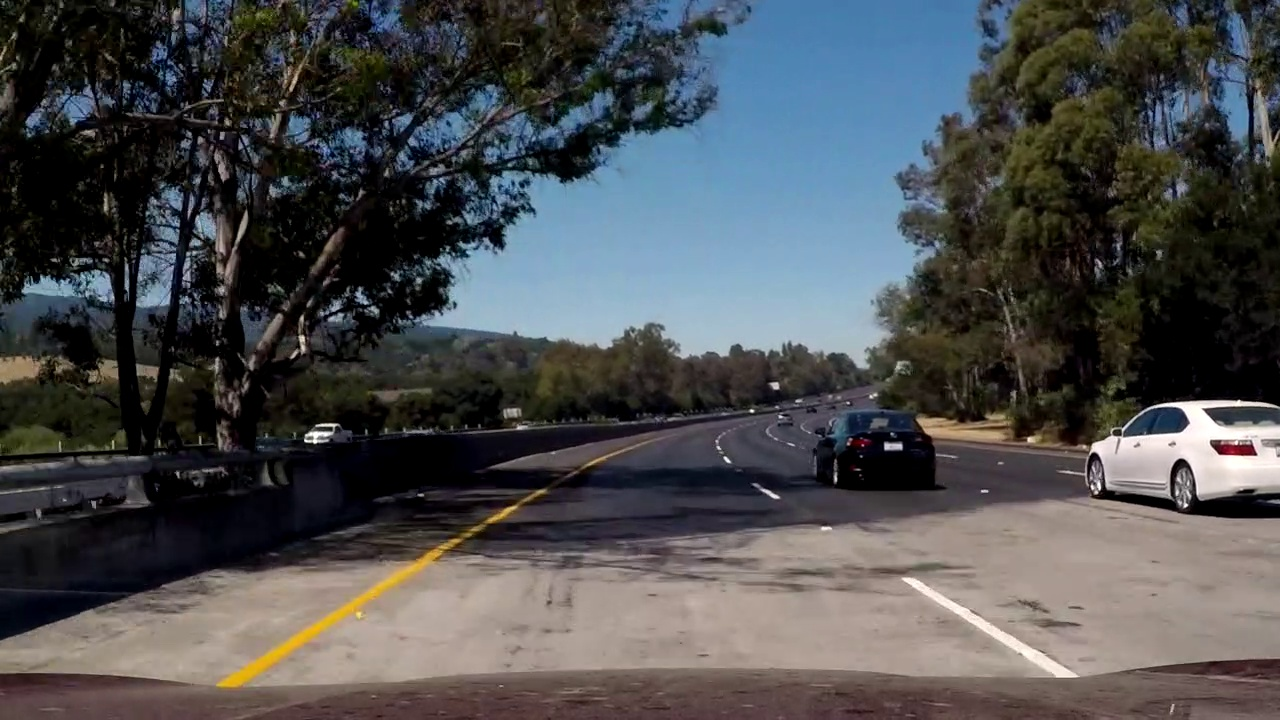
#> input picture frames/frame1034.jpg, 1280 x 720 px
$ python -i lane_extraction.py   (imports and definitions only)   (older library calls are emulated)
#> lines starting #> are read from the running program, lines starting #| are printed output that depends on the picture; after the words box and inside, x2 and y2 are one past the last pixel; in counts of white or black regions, pixels touching at a corner belong together
from tensorflow.keras.layers import BatchNormalization
from tensorflow.keras.layers import Conv2D
from tensorflow.keras.layers import Conv2DTranspose
from tensorflow.keras.layers import LeakyReLU
from tensorflow.keras.layers import Activation
from tensorflow.keras.layers import Flatten
from tensorflow.keras.layers import Dense
from tensorflow.keras.layers import Reshape
from tensorflow.keras.layers import Input
from tensorflow.keras.models import Model
from tensorflow.keras import backend as K
import numpy as np
from tensorflow.keras.optimizers import Adam
from tensorflow.keras.datasets import mnist
import matplotlib.pyplot as plt
import numpy as np
import argparse
import cv2
from PIL import Image

def region(image):
    height, width = image.shape
    triangle = np.array([
                       [(0, height), (width//2, 100), (width, height)]
                       ])

    mask = np.zeros_like(image)

    mask = cv2.fillPoly(mask, triangle, 255)
    mask = cv2.bitwise_and(image, mask)
    return mask

# [29 lines left out: functions average, make_points, display_lines, not called in this run]


i=1
basewidth = 300
# [1 line not run here, left out]
# [1 line that did not run here, left out]
# [1 line that did not run here, left out]
# [1 line that did not run here, left out]
# [1 line that did not run here, left out]
# [2 lines not run here, left out]

def extract_lines(img):
    # filter out white and yellow for lane lines
    img_hsv = cv2.cvtColor(img, cv2.COLOR_RGB2HSV)
#> img_hsv: shape (720, 1280, 3); mean H, S, V 60.2, 87.2, 90.2
    lower_yellow = np.array([20, 100, 100], dtype = "uint8")
    upper_yellow = np.array([30, 255, 255], dtype="uint8")
    mask_yellow = cv2.inRange(img_hsv, lower_yellow, upper_yellow)
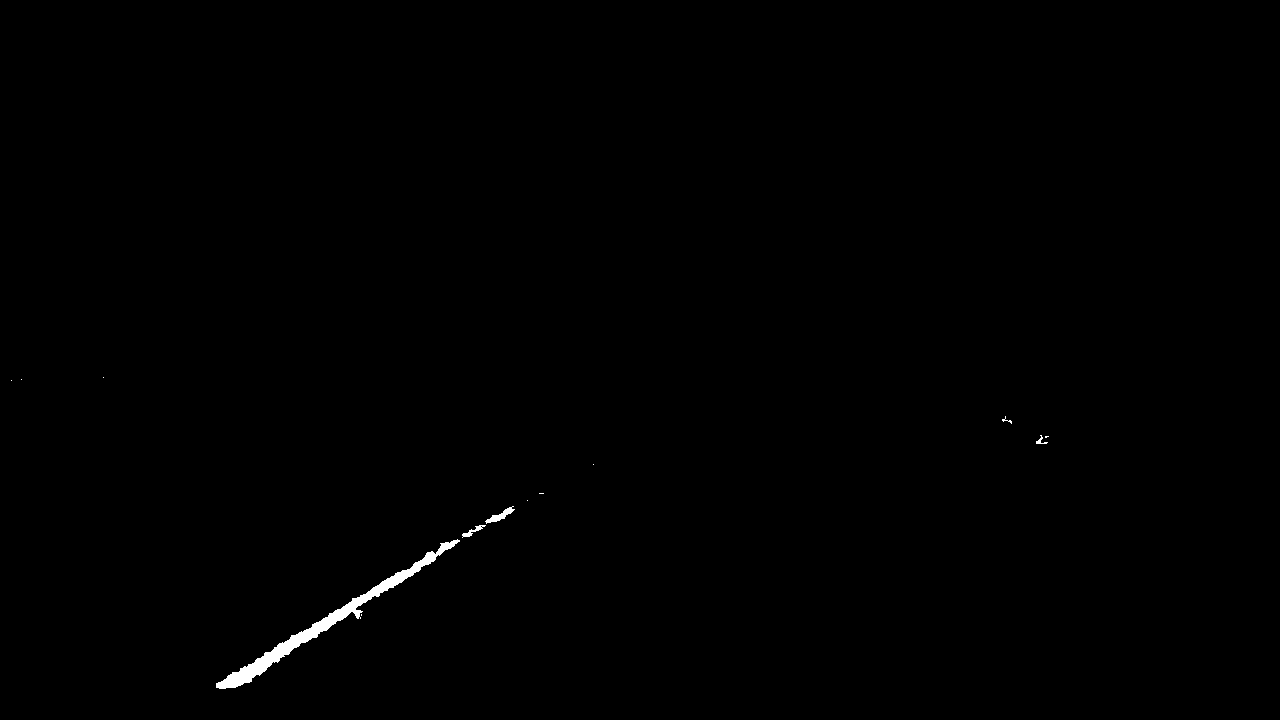
#> mask_yellow: shape (720, 1280); 0.36% white; 13 white regions (8 under 20 px), largest, box (x1, y1, x2, y2) and area: (216, 539, 460, 689) 2978, (485, 506, 515, 524) 171, (462, 525, 486, 538) 94, (1036, 435, 1048, 444) 39, (1002, 416, 1012, 424) 22
    mask_white = cv2.inRange(cv2.cvtColor(img, cv2.COLOR_BGR2GRAY), 170, 255)
#> mask_white: shape (720, 1280); 6.7% white; 300 white regions (267 under 20 px), largest, box (x1, y1, x2, y2) and area: (429, 218, 917, 368) 46969, (1089, 400, 1280, 496) 9650, (901, 577, 1080, 678) 2277
    mask_yw = cv2.bitwise_or(mask_white, mask_yellow)
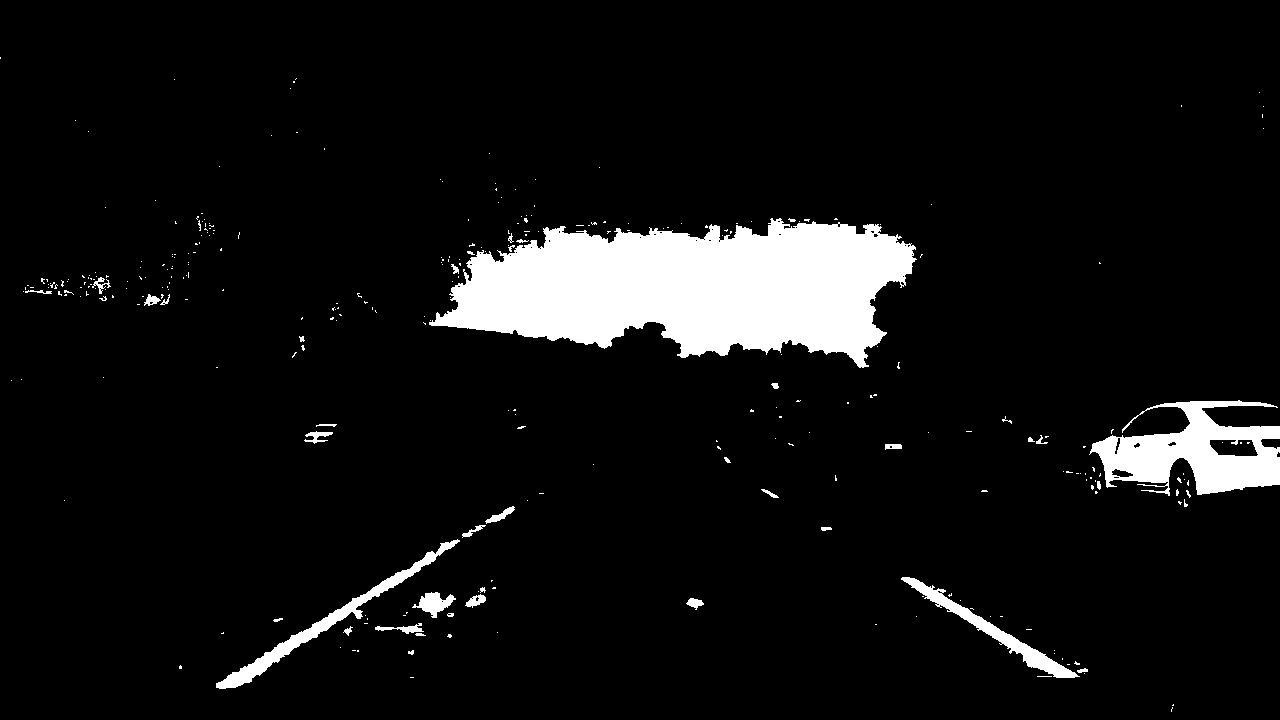
#> mask_yw: shape (720, 1280); 7.1% white; 310 white regions (273 under 20 px), largest, box (x1, y1, x2, y2) and area: (429, 218, 917, 368) 46969, (1089, 400, 1280, 496) 9650, (216, 539, 460, 689) 2988

    gr = cv2. cvtColor(img, cv2.COLOR_BGR2GRAY)
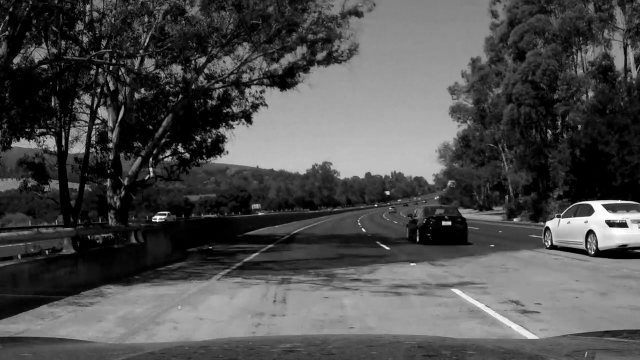
#> gr: shape (720, 1280) (shown at 1/2 size); min 0, max 255, mean 78.3
    yw = cv2.bitwise_or(mask_yw, mask_yellow)
    plt.imshow(yw)
    plt.show()

    gaus = cv2.GaussianBlur(yw,(1,1), 0)

    edges = cv2.Canny(gaus,50,150)
#> edges: shape (720, 1280); 0.79% white in thin lines or dots

    isolated = region(edges)
#> in region, `mask = cv2.bitwise_and(image, mask)`:
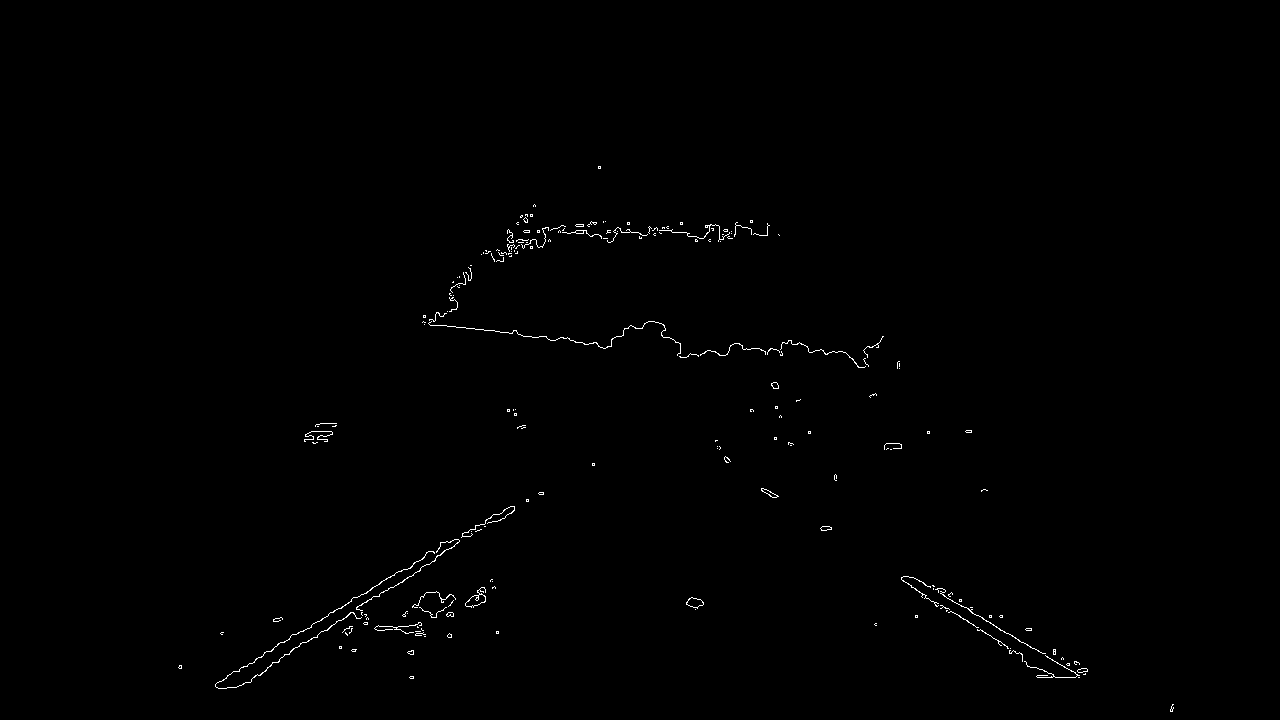
#> mask: shape (720, 1280); 0.44% white in thin lines or dots, all inside (x1, y1, x2, y2) = (178, 166, 1174, 712)
    plt.imshow(isolated)
    plt.show()

    lines = cv2.HoughLinesP(isolated,rho = 2,theta = 1*np.pi/180,threshold = 10,minLineLength = 10,maxLineGap = 10)
#> lines = 235 rows, first 6: [767, 354, 790, 340], [459, 540, 485, 522], [377, 596, 454, 546], [217, 682, 379, 584], [912, 577, 990, 622], [272, 663, 304, 642]

    return lines

# [15 lines left out: functions add_lines, get_MSE, not called in this run]

>>> import cv2
>>> picture = cv2.cvtColor(cv2.imread('frames/frame1034.jpg'), cv2.COLOR_BGR2RGB)
>>> result = extract_lines(picture)
#> result has the same summary as lines in extract_lines

$ run again, on frames/frame236.jpg
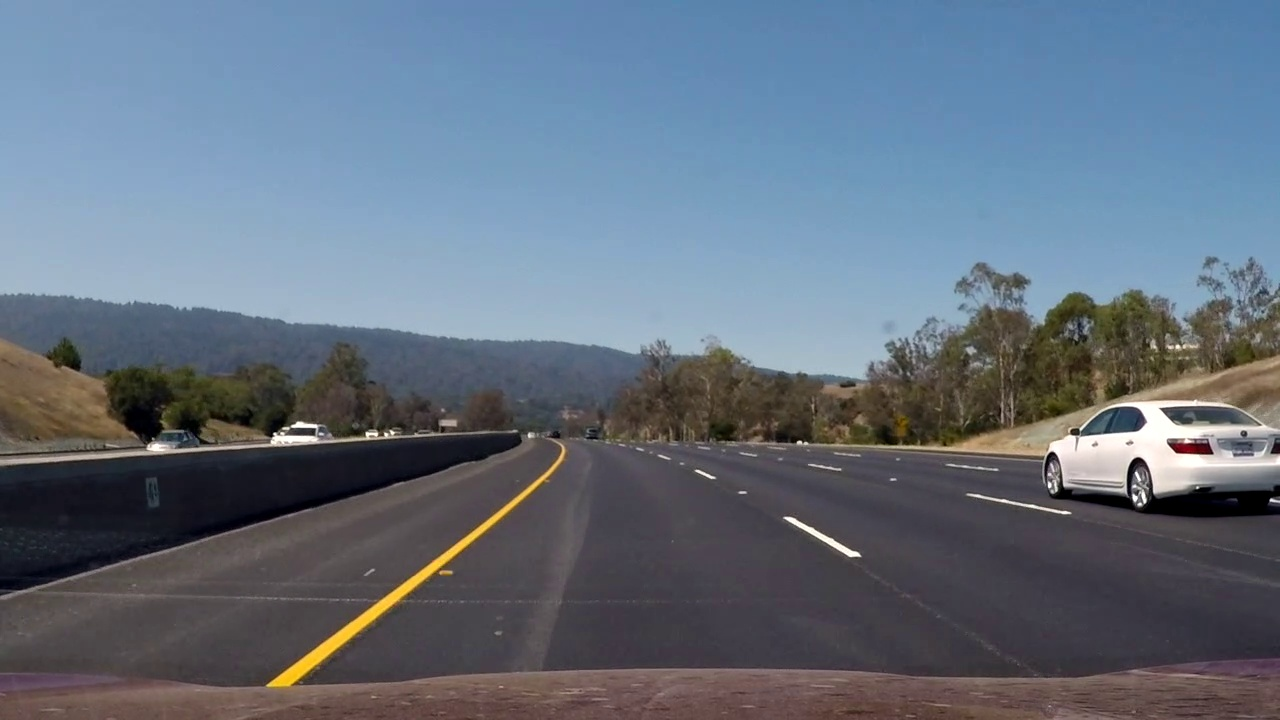
#> input picture frames/frame236.jpg, 1280 x 720 px
#> img_hsv: shape (720, 1280, 3); mean H, S, V 93.5, 70.7, 132.7
#> in extract_lines, `mask_yellow = cv2.inRange(img_hsv, lower_yellow, upper_yellow)`:
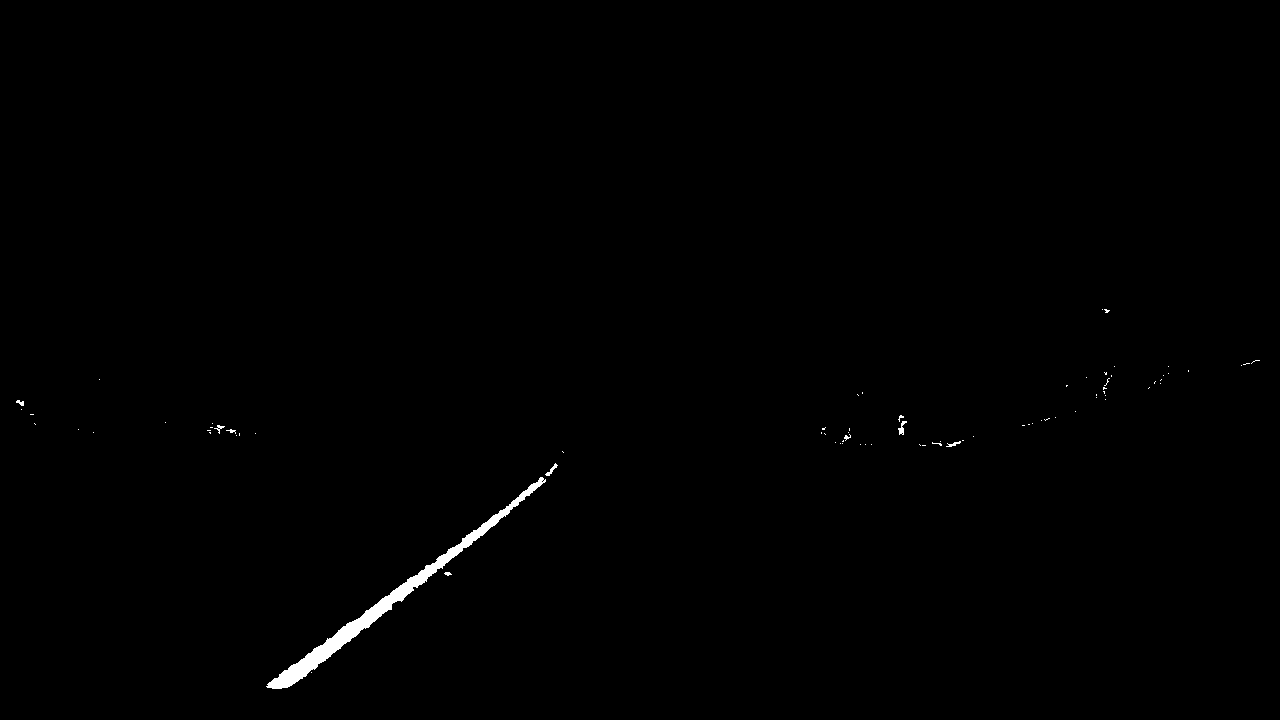
#> mask_yellow: shape (720, 1280); 0.46% white; 78 white regions (69 under 20 px), largest, box (x1, y1, x2, y2) and area: (266, 477, 546, 689) 3790, (898, 421, 907, 435) 56, (545, 463, 558, 476) 51
#> mask_white: shape (720, 1280); 16.2% white; 278 white regions (247 under 20 px), largest, box (x1, y1, x2, y2) and area: (0, 105, 978, 379) 129362, (1040, 400, 1280, 494) 10175, (976, 253, 1212, 328) 5638
#> edges: shape (720, 1280); 1.1% white in thin lines or dots, all inside (x1, y1, x2, y2) = (0, 104, 1280, 689)
#> in region, `mask = cv2.bitwise_and(image, mask)`:
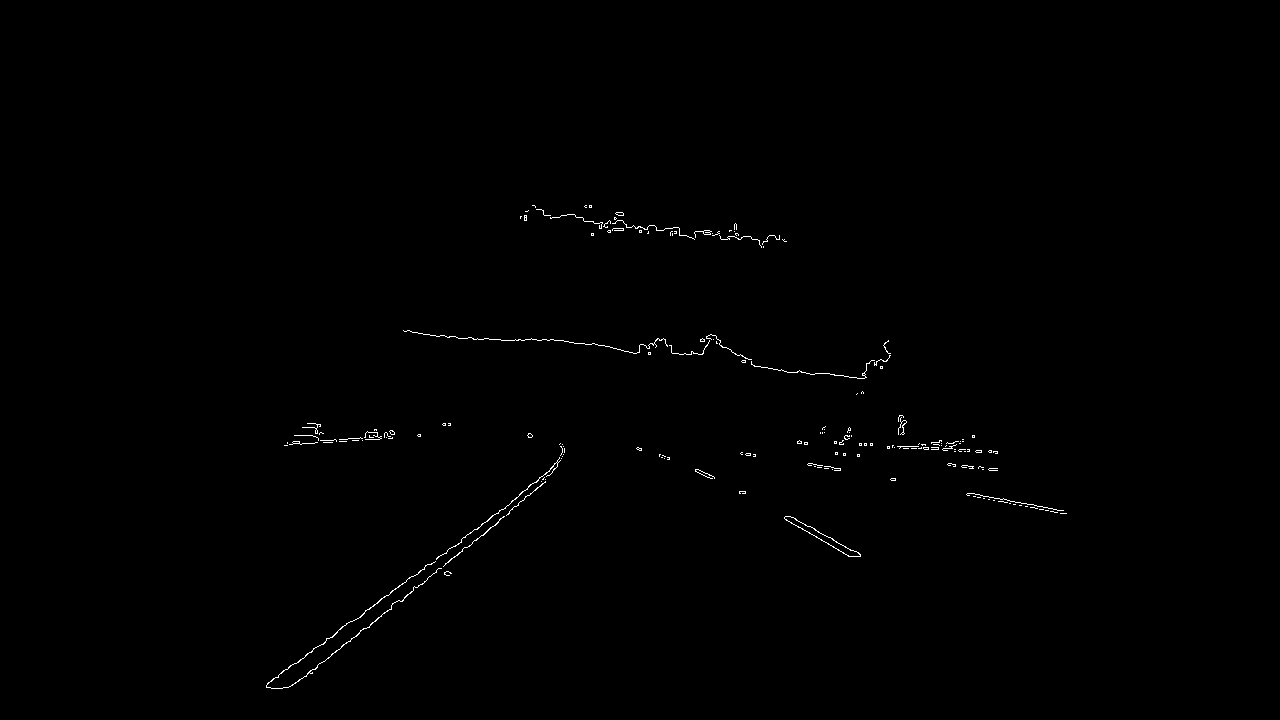
#> mask: shape (720, 1280); 0.37% white in thin lines or dots, all inside (x1, y1, x2, y2) = (266, 205, 1067, 689)
#> lines = 161 rows, first 6: [268, 682, 461, 541], [306, 676, 391, 607], [954, 449, 969, 449], [458, 338, 500, 339], [967, 493, 1063, 510], [584, 221, 606, 223]
#> result has the same summary as lines in extract_lines
